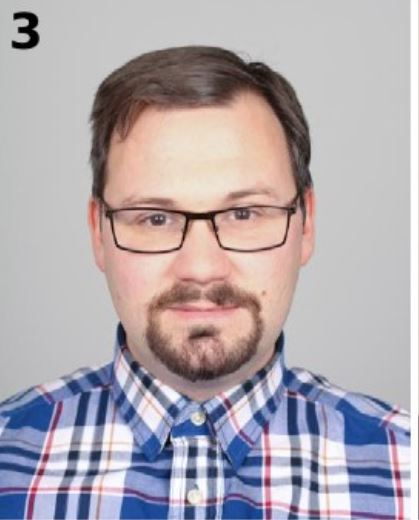
%> input picture 3.JPG, 419 x 520 px
$ octave Face1.m   (GNU Octave 9; MATLAB toolbox functions it lacks are replaced by stand-ins)
%> lines starting %> are read from the running program, lines starting %| are printed output that depends on the picture
%> further down, Ima is the input picture: size 520x419x3 uint8; mean R, G, B 176.6, 168.4, 174.4
### norm1.m
% clc, clear all, close all;
% Ima= imread('VC (4).png');
% figure, imshow(uint8(Ima))
function im=norm1(Ima)
Ima=double(Ima);
%> Ima: size 520x419x3 double
R=Ima(:,:,1);
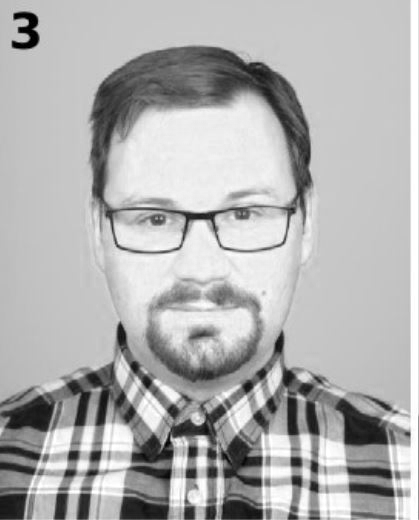
%> R: size 520x419 double; min 0, max 255, mean 176.6
G=Ima(:,:,2);
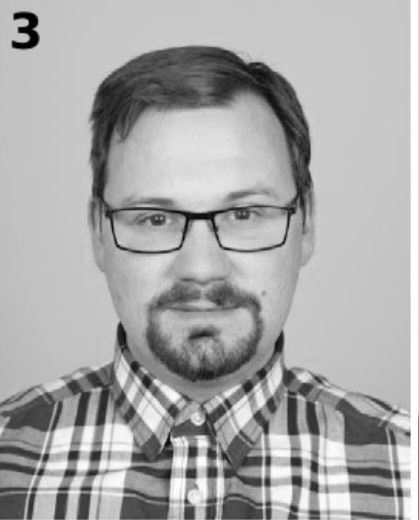
%> G: size 520x419 double; min 0, max 255, mean 168.4
B=Ima(:,:,3);
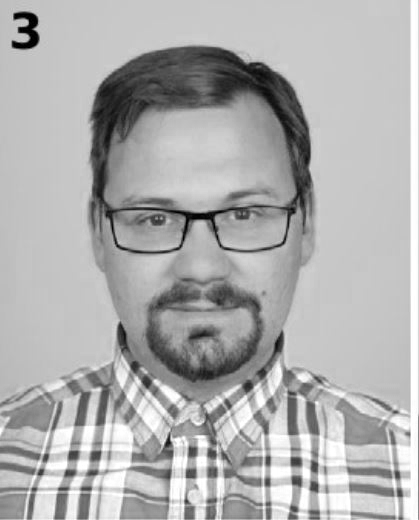
%> B: size 520x419 double; min 0, max 255, mean 174.4
s=(R+G+B);
r=R./s;
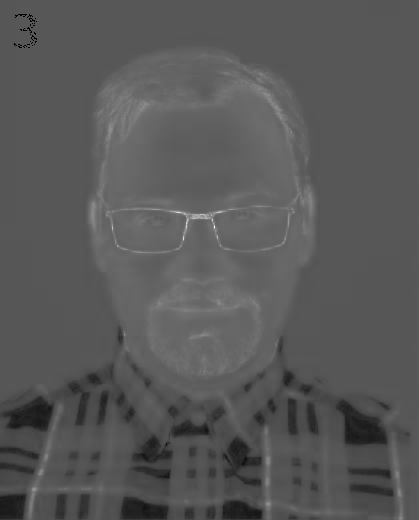
%> r: size 520x419 double; 0.05% of the values are NaN or infinite; the others: min 0, max 0.976, mean 0.338; drawn with min black, max white, NaN and infinite black
g=G./s;
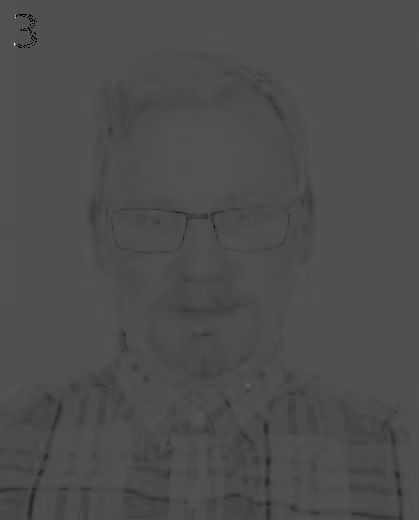
%> g: size 520x419 double; 0.05% of the values are NaN or infinite; the others: min 0.0238, max 1, mean 0.321; drawn with min black, max white, NaN and infinite black
b=B./s;
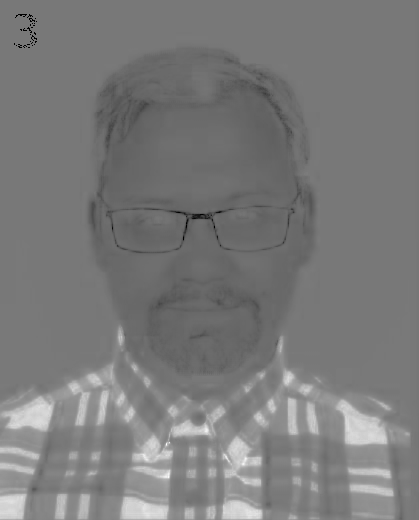
%> b: size 520x419 double; 0.05% of the values are NaN or infinite; the others: min 0, max 0.707, mean 0.341; drawn with min black, max white, NaN and infinite black
% b=B./s;
im(:,:,1)=r;
im(:,:,2)=g;
im(:,:,3)=b;
%> im: size 520x419x3 double; 0.05% of the values are NaN or infinite; the others: min 0, max 1, mean 0.333
% [14 lines of commented-out code are left out]

### Face1.m
clc, clear all, close all

Ima=imread('3.jpg');
im=norm1(Ima);
%> (the run ends here)

$ run again, with 1.JPG copied over 3.JPG
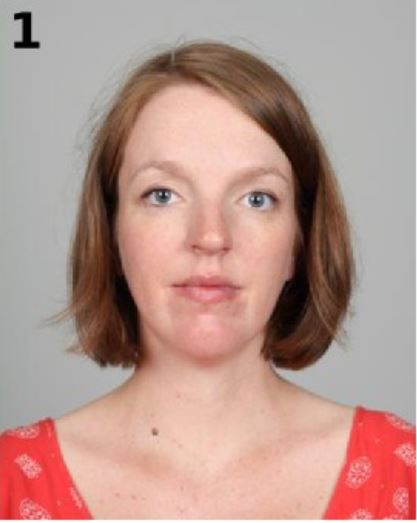
%> input picture 1.JPG, 417 x 523 px
%> Ima is the input picture: size 523x417x3 uint8; mean R, G, B 183.6, 150.4, 142
%> Ima: size 523x417x3 double
%> in norm1, `g=G./s;`:
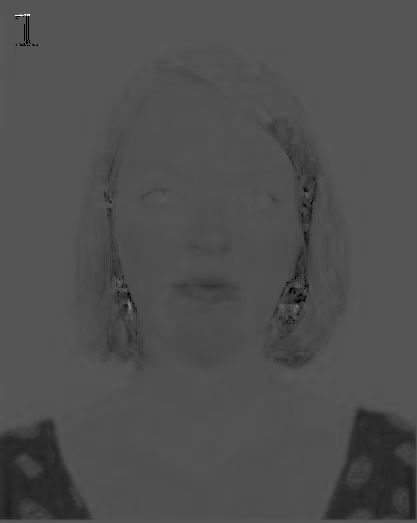
%> g: size 523x417 double; 0.05% of the values are NaN or infinite; the others: min 0, max 1, mean 0.31; drawn with min black, max white, NaN and infinite black
%> in norm1, `b=B./s;`:
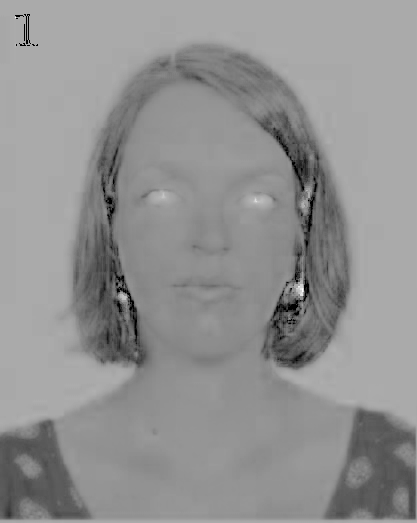
%> b: size 523x417 double; 0.05% of the values are NaN or infinite; the others: min 0, max 0.5, mean 0.286; drawn with min black, max white, NaN and infinite black
%> im: size 523x417x3 double; 0.05% of the values are NaN or infinite; the others: min 0, max 1, mean 0.333

$ run again, with 1020.jpg copied over 3.JPG
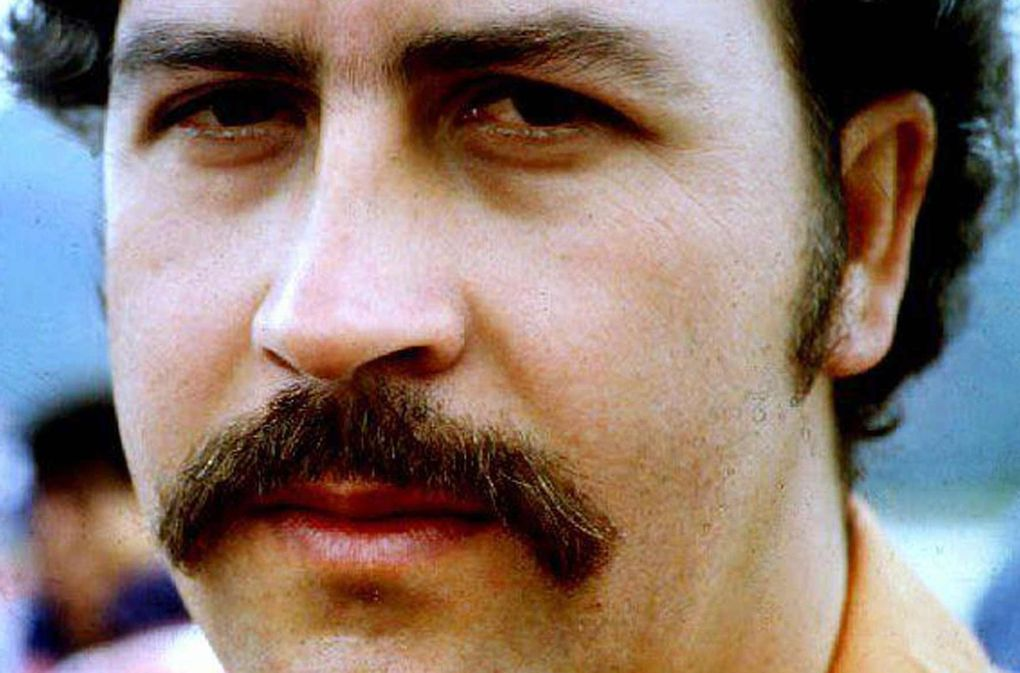
%> input picture 1020.jpg, 1020 x 673 px
%> Ima is the input picture: size 673x1020x3 uint8; mean R, G, B 138.4, 121.1, 113.4
%> Ima: size 673x1020x3 double
%> in norm1, `r=R./s;`:
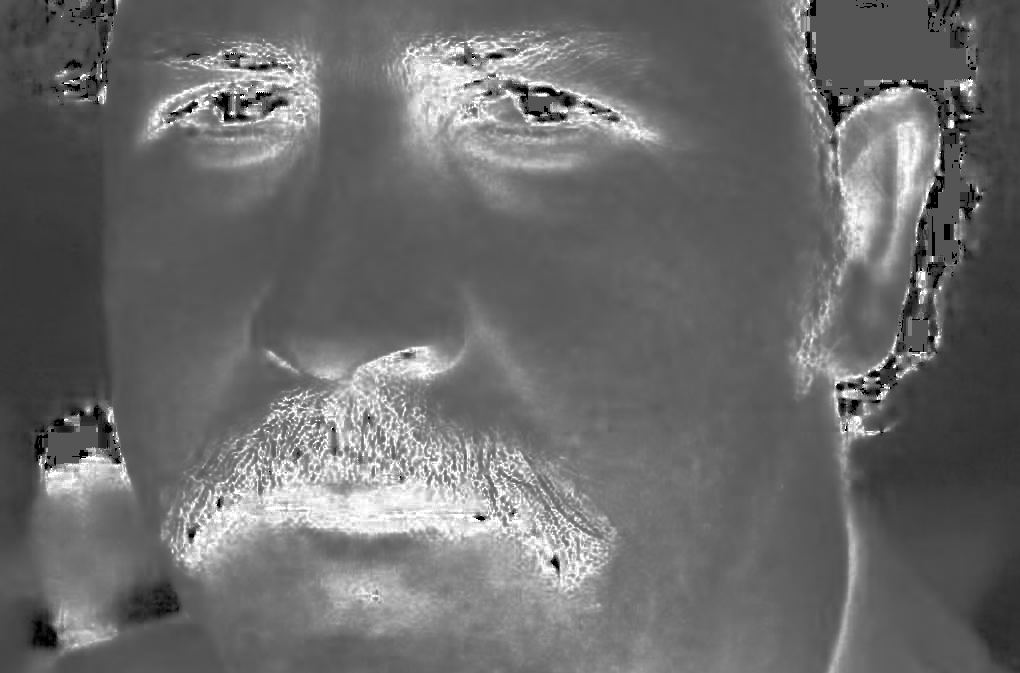
%> r: size 673x1020 double; 0.11% of the values are NaN or infinite; the others: min 0, max 1, mean 0.421; drawn with min black, max white, NaN and infinite black
%> in norm1, `b=B./s;`:
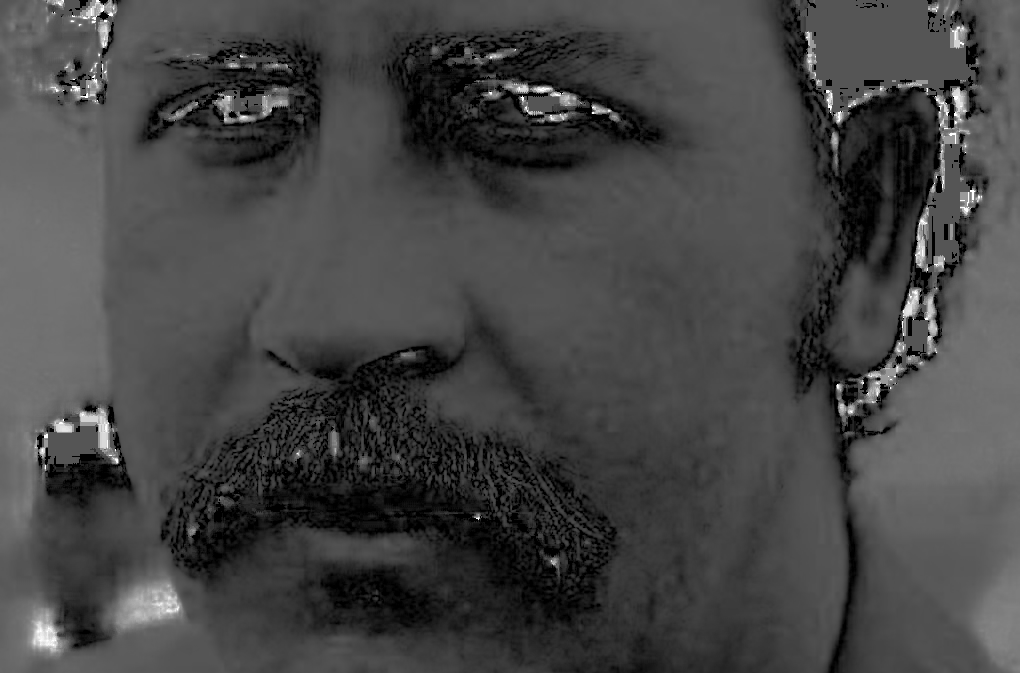
%> b: size 673x1020 double; 0.11% of the values are NaN or infinite; the others: min 0, max 1, mean 0.274; drawn with min black, max white, NaN and infinite black
%> im: size 673x1020x3 double; 0.11% of the values are NaN or infinite; the others: min 0, max 1, mean 0.333

$ run again, with 2.JPG copied over 3.JPG
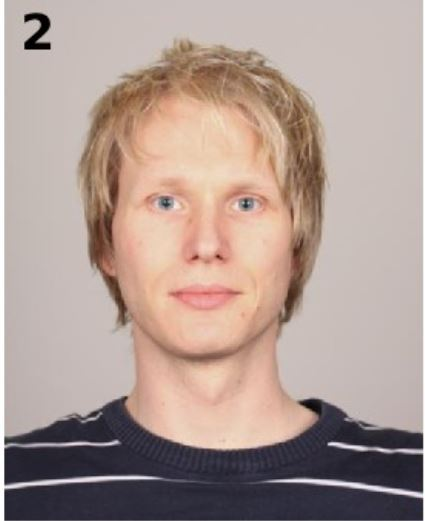
%> input picture 2.JPG, 425 x 521 px
%> Ima is the input picture: size 521x425x3 uint8; mean R, G, B 175.1, 155.7, 148.3
%> Ima: size 521x425x3 double
%> in norm1, `r=R./s;`:
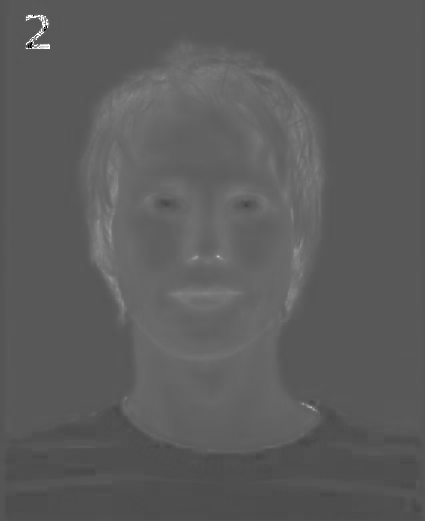
%> r: size 521x425 double; 0% of the values are NaN or infinite; the others: min 0, max 1, mean 0.363; drawn with min black, max white, NaN and infinite black
%> in norm1, `b=B./s;`:
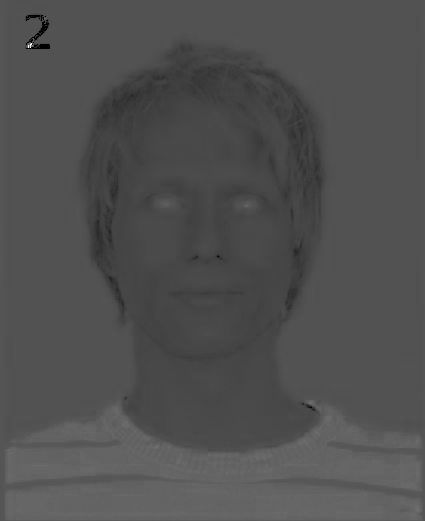
%> b: size 521x425 double; 0% of the values are NaN or infinite; the others: min 0, max 1, mean 0.316; drawn with min black, max white, NaN and infinite black
%> im: size 521x425x3 double; 0% of the values are NaN or infinite; the others: min 0, max 1, mean 0.333
